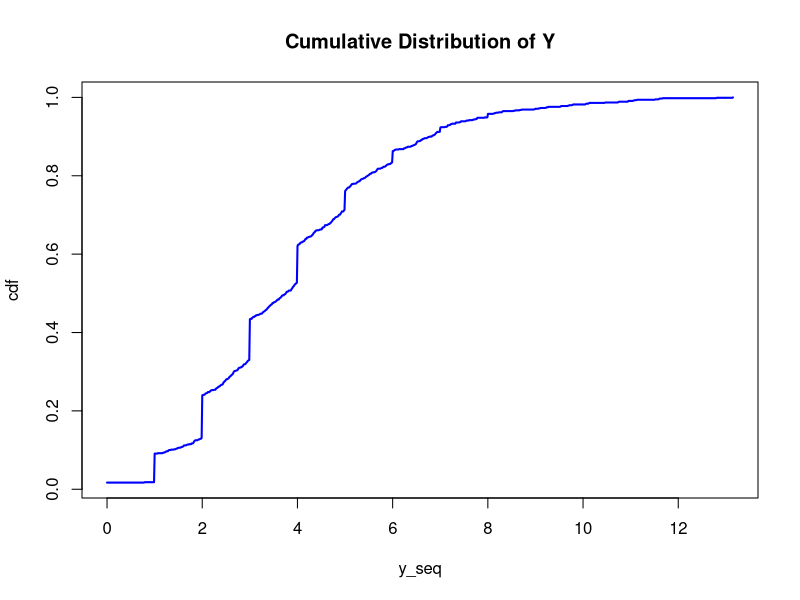
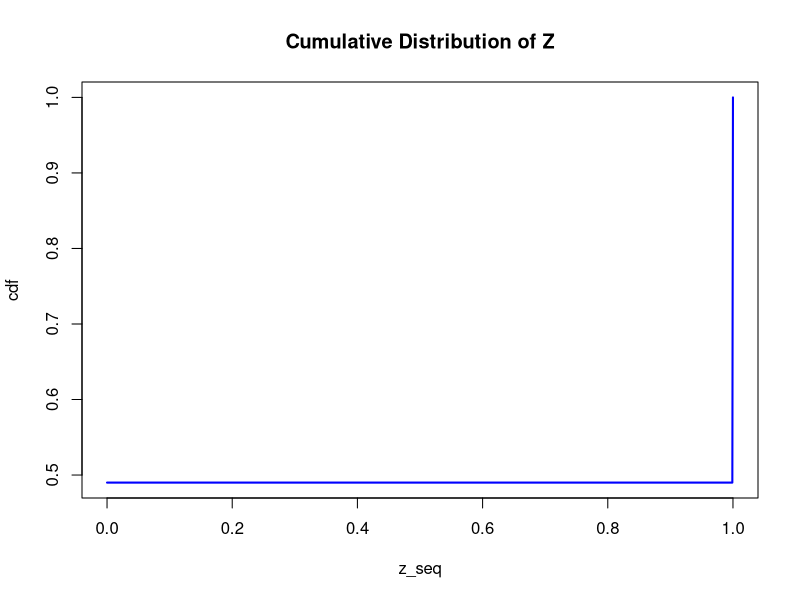
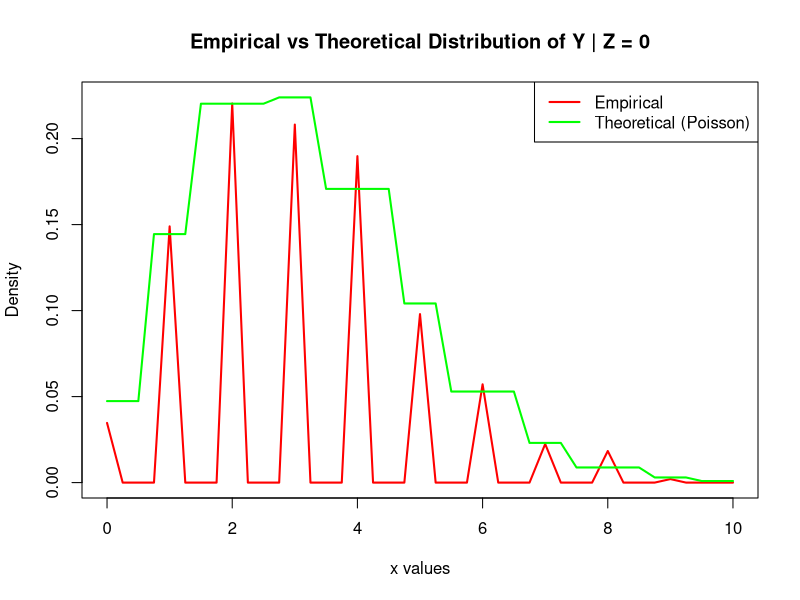
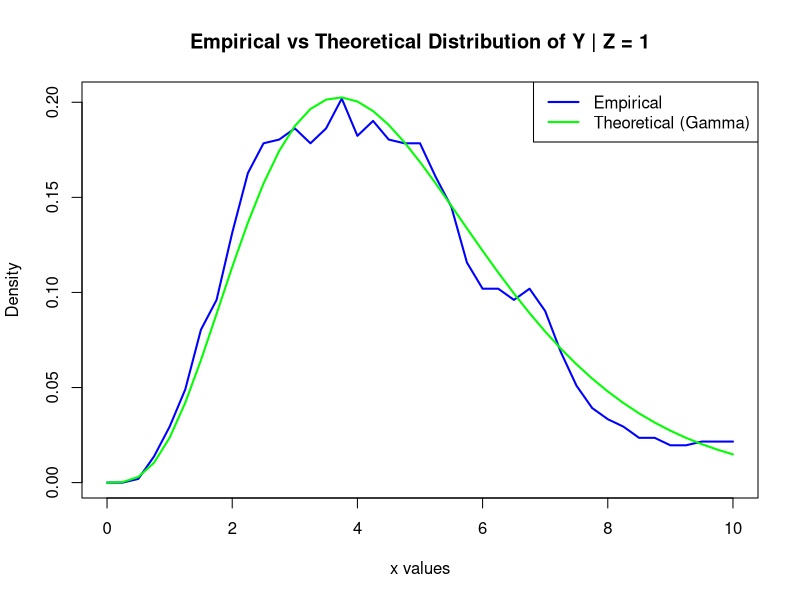

Source code (R) for these figures, in order:
# =============================================================================
# Homework 1 - Statistica Computazionale
# Esercizio 1: mistura Poisson/Gamma, stime Monte Carlo
#
#   Z ~ Bern(p)
#   Y|Z = 0 ~ Poisson(lambda)
#   Y|Z = 1 ~ Gamma(a, b)
# =============================================================================

set.seed(343240)

# ---- Parametri --------------------------------------------------------------

a <- runif(1, 2.5, 5.5)   # 4.706901
lambda <- runif(1, 2, 4)  # 3.049805
b <- 1
p <- 0.5
n <- 1000

cat("a =", a, "\n")
cat("lambda =", lambda, "\n")


# =============================================================================
# (a) Campioni dalla marginale di Y e stima MC della CDF
# =============================================================================

z <- rbinom(n, 1, p)

y_sample <- rep(NA, n)     # campioni dalla marginale di Y
y_sample_z0 <- rep(NA, n)  # campioni da Y|Z = 0 (-1 dove Z = 1)
y_sample_z1 <- rep(NA, n)  # campioni da Y|Z = 1 (-1 dove Z = 0)

for (i in 1:n)
{
  if (z[i] == 0)
  {
    y_sample[i] <- rpois(1, lambda)
    y_sample_z0[i] <- y_sample[i]
    y_sample_z1[i] <- -1
  }
  else
  {
    y_sample[i] <- rgamma(1, shape = a, rate = b)
    y_sample_z1[i] <- y_sample[i]
    y_sample_z0[i] <- -1
  }
}

# Osservazioni effettive delle due componenti (il valore -1 e' solo riempitivo)
y_z0 <- y_sample_z0[y_sample_z0 != -1]
y_z1 <- y_sample_z1[y_sample_z1 != -1]
n1 <- length(y_z0)  # numero di osservazioni da Y|Z = 0
n2 <- length(y_z1)  # numero di osservazioni da Y|Z = 1

# Stima MC della CDF: F(t) = E[I{Y <= t}] ~ media delle indicatrici
y_seq <- seq(min(y_sample), max(y_sample), length.out = n)
cdf <- rep(NA, n)

for (i in 1:n)
{
  cdf[i] <- sum(y_sample <= y_seq[i]) / n
}

plot(y_seq, cdf, type = "l", col = "blue", lwd = 2,
     main = "Cumulative Distribution of Y",
     xlab = "y_seq", ylab = "cdf")


# =============================================================================
# (b) Stima MC di P(Y in [3.5, 4.5]) e P(Y in [3.5, 4.5] | Z = 0)
#     con varianza degli stimatori
# =============================================================================

ind_y <- (y_sample >= 3.5 & y_sample <= 4.5)
ind_y_z0 <- (y_z0 >= 3.5 & y_z0 <= 4.5)

p_y <- sum(ind_y) / n
p_y_z0 <- sum(ind_y_z0) / n1

cat("P(Y in [3.5,4.5]) =", p_y, "\n")
cat("P(Y in [3.5,4.5] | Z = 0) =", p_y_z0, "\n")

# Varianza dello stimatore MC: v_n = (1/n^2) * somma degli scarti al quadrato
v_n_y <- sum((ind_y - p_y)^2) / n^2
v_n_yz0 <- sum(((y_sample_z0 >= 3.5 & y_sample_z0 <= 4.5) - p_y_z0)^2) / n1^2

cat("var stimatore su Y =", v_n_y, "\n")
cat("var stimatore su Y|Z=0 =", v_n_yz0, "\n")


# =============================================================================
# (c) Stima MC di P(Z = 0 | Y in [1.5, 3.5]) e P(Z = 1 | Y in [1.5, 3.5])
#     tramite il teorema di Bayes
# =============================================================================

p_A <- sum(y_sample >= 1.5 & y_sample <= 3.5) / n       # P(Y in A)
p_A_z0 <- sum(y_z0 >= 1.5 & y_z0 <= 3.5) / n1           # P(Y in A | Z = 0)
p_A_z1 <- sum(y_z1 >= 1.5 & y_z1 <= 3.5) / n2           # P(Y in A | Z = 1)

p_z0 <- n1 / n  # stima MC di P(Z = 0)
p_z1 <- n2 / n  # stima MC di P(Z = 1)

post_z0 <- p_A_z0 * p_z0 / p_A
post_z1 <- p_A_z1 * p_z1 / p_A

cat("P(Z = 0 | Y in [1.5,3.5]) =", post_z0, "\n")
cat("P(Z = 1 | Y in [1.5,3.5]) =", post_z1, "\n")


# =============================================================================
# (d) Quantili empirici tramite l'inversa generalizzata
#     F^-1(u) = inf{ x : u <= F(x) }
# =============================================================================

u_levels <- c(0.1, 0.2, 0.5, 0.75)

# --- Quantili di Y: si usa la CDF stimata al punto (a) ---
quantili_y <- rep(NA, length(u_levels))

for (k in 1:length(u_levels))
{
  idx <- which(u_levels[k] <= cdf)[1]
  quantili_y[k] <- y_seq[idx]
}

cat("Quantili empirici di Y:\n")
print(data.frame(livello = u_levels, valore = quantili_y))

# --- Quantili di Z: la CDF viene costruita manualmente ---
z_seq <- seq(min(z), max(z), length.out = n)
cdf_z <- rep(NA, n)

for (i in 1:n)
{
  cdf_z[i] <- sum(z <= z_seq[i]) / n
}

plot(z_seq, cdf_z, type = "l", col = "blue", lwd = 2,
     main = "Cumulative Distribution of Z",
     xlab = "z_seq", ylab = "cdf")

quantili_z <- rep(NA, length(u_levels))

for (k in 1:length(u_levels))
{
  idx <- which(u_levels[k] <= cdf_z)[1]
  quantili_z[k] <- z_seq[idx]
}

cat("Quantili empirici di Z:\n")
print(data.frame(livello = u_levels, valore = quantili_z))


# =============================================================================
# (e) Stima MC della parte discreta (Z = 0) e della parte continua (Z = 1)
# =============================================================================

x <- seq(0, 10, by = 0.25)  # 41 valori su cui stimare le due parti
tol <- 0.5                  # tolleranza necessaria per la parte continua

stima_y_z0 <- rep(NA, length(x))
stima_y_z1 <- rep(NA, length(x))

for (i in 1:length(x))
{
  # parte discreta: frequenza relativa del valore esatto
  stima_y_z0[i] <- sum(y_z0 == x[i]) / n1

  # parte continua: frequenza relativa nell'intorno (x - tol, x + tol)
  stima_y_z1[i] <- sum(y_z1 > x[i] - tol & y_z1 < x[i] + tol) / n2
}

# --- Parte discreta vs Poisson teorica ---
plot(x, stima_y_z0, type = "l", col = "red", lwd = 2,
     ylim = c(0, max(stima_y_z0, dpois(round(x), lambda))),
     main = "Empirical vs Theoretical Distribution of Y | Z = 0",
     xlab = "x values", ylab = "Density")
lines(x, dpois(round(x), lambda), col = "green", lwd = 2)
legend("topright", legend = c("Empirical", "Theoretical (Poisson)"),
       col = c("red", "green"), lwd = 2)

# --- Parte continua vs Gamma teorica ---
plot(x, stima_y_z1, type = "l", col = "blue", lwd = 2,
     ylim = c(0, max(stima_y_z1, dgamma(x, shape = a, rate = b))),
     main = "Empirical vs Theoretical Distribution of Y | Z = 1",
     xlab = "x values", ylab = "Density")
lines(x, dgamma(x, shape = a, rate = b), col = "green", lwd = 2)
legend("topright", legend = c("Empirical", "Theoretical (Gamma)"),
       col = c("blue", "green"), lwd = 2)
